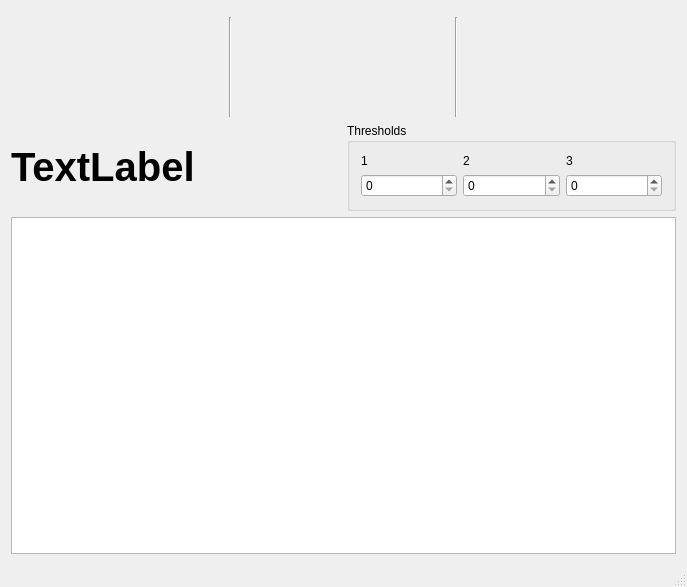
<?xml version="1.0" encoding="UTF-8"?>
<ui version="4.0">
 <class>MainWindow</class>
 <widget class="QMainWindow" name="MainWindow">
  <property name="geometry">
   <rect>
    <x>0</x>
    <y>0</y>
    <width>687</width>
    <height>587</height>
   </rect>
  </property>
  <property name="minimumSize">
   <size>
    <width>100</width>
    <height>100</height>
   </size>
  </property>
  <property name="windowTitle">
   <string>MainWindow</string>
  </property>
  <widget class="QWidget" name="centralWidget">
   <layout class="QVBoxLayout" name="verticalLayout_4">
    <item>
     <widget class="PortWidget" name="portWidget" native="true">
      <property name="sizePolicy">
       <sizepolicy hsizetype="Preferred" vsizetype="Minimum">
        <horstretch>0</horstretch>
        <verstretch>0</verstretch>
       </sizepolicy>
      </property>
     </widget>
    </item>
    <item>
     <layout class="QHBoxLayout" name="horizontalLayout">
      <item>
       <widget class="AccelerometerWidget" name="mote1" native="true">
        <property name="minimumSize">
         <size>
          <width>100</width>
          <height>100</height>
         </size>
        </property>
       </widget>
      </item>
      <item>
       <widget class="Line" name="line">
        <property name="orientation">
         <enum>Qt::Vertical</enum>
        </property>
       </widget>
      </item>
      <item>
       <widget class="AccelerometerWidget" name="mote2" native="true">
        <property name="minimumSize">
         <size>
          <width>100</width>
          <height>100</height>
         </size>
        </property>
       </widget>
      </item>
      <item>
       <widget class="Line" name="line_2">
        <property name="orientation">
         <enum>Qt::Vertical</enum>
        </property>
       </widget>
      </item>
      <item>
       <widget class="AccelerometerWidget" name="mote3" native="true">
        <property name="minimumSize">
         <size>
          <width>100</width>
          <height>100</height>
         </size>
        </property>
       </widget>
      </item>
     </layout>
    </item>
    <item>
     <layout class="QHBoxLayout" name="horizontalLayout_2">
      <item>
       <widget class="QLabel" name="pose">
        <property name="font">
         <font>
          <pointsize>30</pointsize>
          <weight>75</weight>
          <bold>true</bold>
         </font>
        </property>
        <property name="text">
         <string>TextLabel</string>
        </property>
       </widget>
      </item>
      <item>
       <widget class="QGroupBox" name="groupBox">
        <property name="title">
         <string>Thresholds</string>
        </property>
        <layout class="QHBoxLayout" name="horizontalLayout_3">
         <item>
          <layout class="QVBoxLayout" name="verticalLayout">
           <item>
            <widget class="QLabel" name="label">
             <property name="text">
              <string>1</string>
             </property>
            </widget>
           </item>
           <item>
            <widget class="QSpinBox" name="spinThr1">
             <property name="maximum">
              <number>1000</number>
             </property>
            </widget>
           </item>
          </layout>
         </item>
         <item>
          <layout class="QVBoxLayout" name="verticalLayout_2">
           <item>
            <widget class="QLabel" name="label_2">
             <property name="text">
              <string>2</string>
             </property>
            </widget>
           </item>
           <item>
            <widget class="QSpinBox" name="spinThr2">
             <property name="maximum">
              <number>1000</number>
             </property>
            </widget>
           </item>
          </layout>
         </item>
         <item>
          <layout class="QVBoxLayout" name="verticalLayout_3">
           <item>
            <widget class="QLabel" name="label_3">
             <property name="text">
              <string>3</string>
             </property>
            </widget>
           </item>
           <item>
            <widget class="QSpinBox" name="spinThr3">
             <property name="maximum">
              <number>1000</number>
             </property>
            </widget>
           </item>
          </layout>
         </item>
        </layout>
       </widget>
      </item>
     </layout>
    </item>
    <item>
     <widget class="QTextEdit" name="textOutput"/>
    </item>
   </layout>
  </widget>
  <widget class="QStatusBar" name="statusBar"/>
  <widget class="QMenuBar" name="menuBar">
   <property name="geometry">
    <rect>
     <x>0</x>
     <y>0</y>
     <width>687</width>
     <height>23</height>
    </rect>
   </property>
  </widget>
 </widget>
 <layoutdefault spacing="6" margin="11"/>
 <customwidgets>
  <customwidget>
   <class>PortWidget</class>
   <extends>QWidget</extends>
   <header>portwidget.h</header>
   <container>1</container>
  </customwidget>
  <customwidget>
   <class>AccelerometerWidget</class>
   <extends>QWidget</extends>
   <header>accelerometerwidget.h</header>
   <container>1</container>
  </customwidget>
 </customwidgets>
 <resources/>
 <connections/>
</ui>
